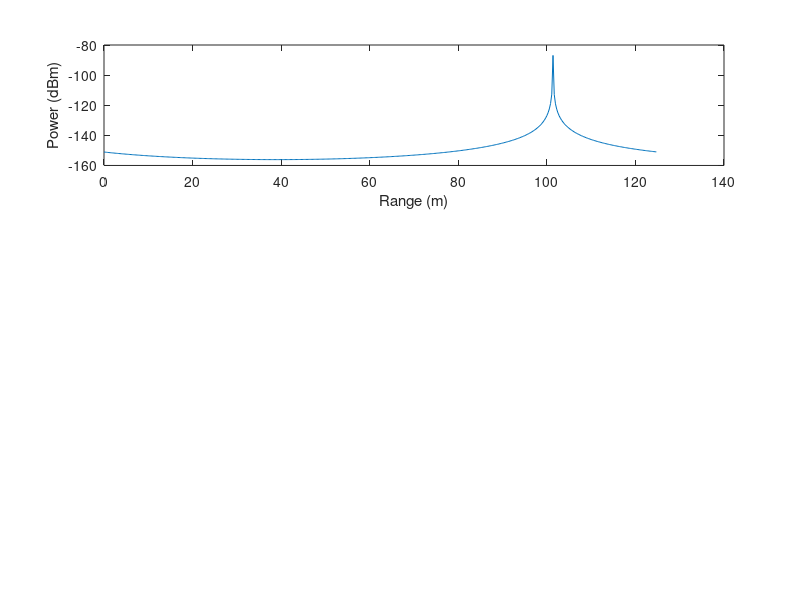

This figure's MATLAB source: (Note: this script raises an error after producing the figure.)
%% range setup
c = 300; % m/us
h = 12; % slope: 12 MHz/us
Bc = 540; % chirp bandwidth: 540MHz
Tc = Bc/h; % 45 us, chirp duration
fH = 10; % LPF cutoff: 10MHz 
Fs_r = fH; % complex sample frequency on bin bins
N = Tc/ (1/fH); % number of range bins = Tc/ (1/fH)
t_r = (0: N-1)* (1/fH); % fast time vector, us
fr1 = 8.11; % IF frequency: 8.11MHz, 5.11MHz, 3.11MHz, ghost
fr2 = 8.12; % IF frequency: 8.12MHz, 5.12MHz, 3.12MHz, target   or  7.05
nr1 = fr1/fH*N; % range bin of ghost 
nr2 = fr2/fH*N; % range bin of target
%% Doppler setup
fc = 77* 1000; % (us)^{-1}, 77k MHz 
Tg = 55;           % 55us, inter-chirp duration
Fs_D = 1/Tg;         % complex sample frequency on Doppler bins
L = 200;           % number of chirps per frame
t_l = (0:L-1)*Tg;    % slow time vector, us
% Doppler frequency fD = 2vf_c/c; 
% maximum Doppler: -pi <= 2 pi * fD * Tg <= pi   
% -1/2 * 1/Tg <= fD <= 1/2 * 1/Tg
% as Tg is at the order of tens of us, fD is at the order of kHz
fDmax = 1/2 * 1/Tg*1000; % max positive Doppler: kHz
fD1 = 4.20; % Doppler: 4.21kHz -> ghost 16.40m/s  
fD2 = 6.21; % Doppler: 6.21kHz -> target 12.10m/s
lD1 = (fD1+fDmax)/fDmax*L/2; % Doppler bin of ghost
lD2 = (fD2+fDmax)/fDmax*L/2; % Doppler bin of target
%% power setup
Pt_dB = 12; % dBm
G_t = 12; % dBi
G_r = 12; % dBi
RCS = 20; %m^2
dmax = 1000; % m
d_g = 435; %m
d_t = fr2 * c /2/h; % target distance, m
SignalPower0_dBm = Pt_dB + G_t + G_r;
SignalPower0 = 10^(SignalPower0_dBm/10); 
ghostPowerLinear = SignalPower0 * (c*10^6)^2/(4*pi)^2/(fc*10^6)^2/ (d_g)^2; % ghost power, mw
ghostAmpLinear = sqrt(ghostPowerLinear);
targetPowerLinear = SignalPower0 * RCS * (c*10^6)^2/(4*pi)^3/(fc*10^6)^2 / (d_t)^4; % target power, mW 
targetAmpLinear = sqrt(targetPowerLinear);
%% pure ALOHA 
% example 1: 1 ghost and 1 target
X_2D = [];
for l = 1: L
    X_2D = [X_2D; ghostAmpLinear*exp(i*2*pi*fr1*t_r)*exp(i*2*pi*fD1*t_l(l)/1000) + targetAmpLinear*exp(i*2*pi*fr2*t_r)*exp(i*2*pi*fD2*t_l(l)/1000)];
end
%% Range FFT
Y_r_2D  = [];
for l = 1: L
    X_2D_l = X_2D(l,:);
    Y_r_2D = [Y_r_2D; fft(X_2D_l,N)];
end
Prange = abs(Y_r_2D(l,:)/(N)).^2;
PrangedB = 10*log10(Prange);
f_r = Fs_r*(0:N-1)/N; % MHz
range = f_r * c/2/h;
subplot(3,1,1)
plot(range,PrangedB) 
xlabel('Range (m)')
ylabel('Power (dBm)')
Y_r_2D = Y_r_2D/N;
%% Doppler FFT
Y_rD_2D = [];
for n = 1: N
    Y_r_2D_n = Y_r_2D(:,n);
    Y_rD_2D = [Y_rD_2D, fftshift(fft(Y_r_2D_n,L))];
end
Y_rD_2D = Y_rD_2D/L;
%% detector for range-velocity detection
% ------------------------------------------------------------------------
Amp_Y_rD_2D_linear = abs(Y_rD_2D);
Pow_Y_rD_2D_linear = Amp_Y_rD_2D_linear.^2;
Pow_Y_rD_2D_dB = 10*log10(Pow_Y_rD_2D_linear);
countY_rD_2D = zeros(L,N);
noisePower = []; 
% ------------------------------------------------------------------------
% MATLAB 1D-CFAR 
% detector = phased.CFARDetector('NumTrainingCells',10,'NumGuardCells',2, ...
%     'ProbabilityFalseAlarm',0.005,'OutputFormat','Detection index');
% cutidx = 1:L;
% for n = 1: N
%     dets_n = detector(Pow_Y_rD_2D_linear(:,n),cutidx);
%     if length(dets_n)>0
%        countY_rD_2D(dets_n, n) = 1;
%     else 
%         continue
%     end
% end
% countY_rD_2D = countY_rD_2D.* (Pow_Y_rD_2D_dB>-128);
% ------------------------------------------------------------------------
% my cfar detector 
% 1D-CFAR
for n = 1: N
    Pow_Y_rD_2D_linear_n = Pow_Y_rD_2D_linear(:,n);
    [Detect_n, noisePower_n]= cfar_ca1D(Pow_Y_rD_2D_linear_n,20,2,10,0); % cfar detector
    noisePower =[noisePower, noisePower_n'];
    if size(Detect_n,2)>0
        Detect_n_index = Detect_n(1,:);
        countY_rD_2D(Detect_n_index, n) = 1;
    else 
        continue
    end
end
countY_rD_2D = countY_rD_2D.* (Pow_Y_rD_2D_dB>-128);
noisePower = noisePower.* (Pow_Y_rD_2D_dB>-128);
% ------------------------------------------------------------------------
% MATLAB 2D-CFAR -> poor performance
% detector = phased.CFARDetector2D('TrainingBandSize',[5,5], ...
%     'ThresholdFactor','Auto','GuardBandSize',[5,5], ...
%     'ProbabilityFalseAlarm',5e-4,'Method','SOCA','ThresholdOutputPort',true);
% Ngc = detector.GuardBandSize(2);
% Ngr = detector.GuardBandSize(1);
% Ntc = detector.TrainingBandSize(2);
% Ntr = detector.TrainingBandSize(1);
% cutidx = [];
% colstart = Ntc + Ngc + 1;
% colend = N - ( Ntc + Ngc);
% rowstart = Ntr + Ngr + 1;
% rowend = L - ( Ntr + Ngr);
% for m = colstart:colend
%     for n = rowstart:rowend
%         cutidx = [cutidx,[n;m]];
%     end
% end
% dets = detector(Pow_Y_rD_2D_linear,cutidx);
% for k = 1 : length(dets)
%     countY_rD_2D(cutidx(1,k), cutidx(2,k)) = dets(k);
% end
% countY_rD_2D = countY_rD_2D.* (Pow_Y_rD_2D_dB>-128);
% ------------------------------------------------------------------------
%% plot
f_D = Fs_D*(-(L/2):(L/2)-1)/L *10^3; % kHz
velocity = f_D * 1000 * c/fc/2;
subplot(3,1,2)
[Range, Velocity] = meshgrid(range, velocity);
mesh(Range, Velocity, 10*log10(abs(Y_rD_2D).^2)) % 2D-FFT result
colorbar
colormap(hot)
cmap = colormap;
cmapNew = flip(cmap);
colormap(cmapNew)
xlim([0, 130])
ylim([-20,20])
zlim([-128, -40]);
xlabel('Range (m)')
ylabel('Velocity (m/s)')
zlabel('Power (dBm)')
subplot(3,1,3)
mesh(Range, Velocity, countY_rD_2D) % cfar detection result
colorbar
xlim([0, 130])
ylim([-20,20])
zlim([0, 1]);
xlabel('Range (m)')
ylabel('Velocity (m/s)')